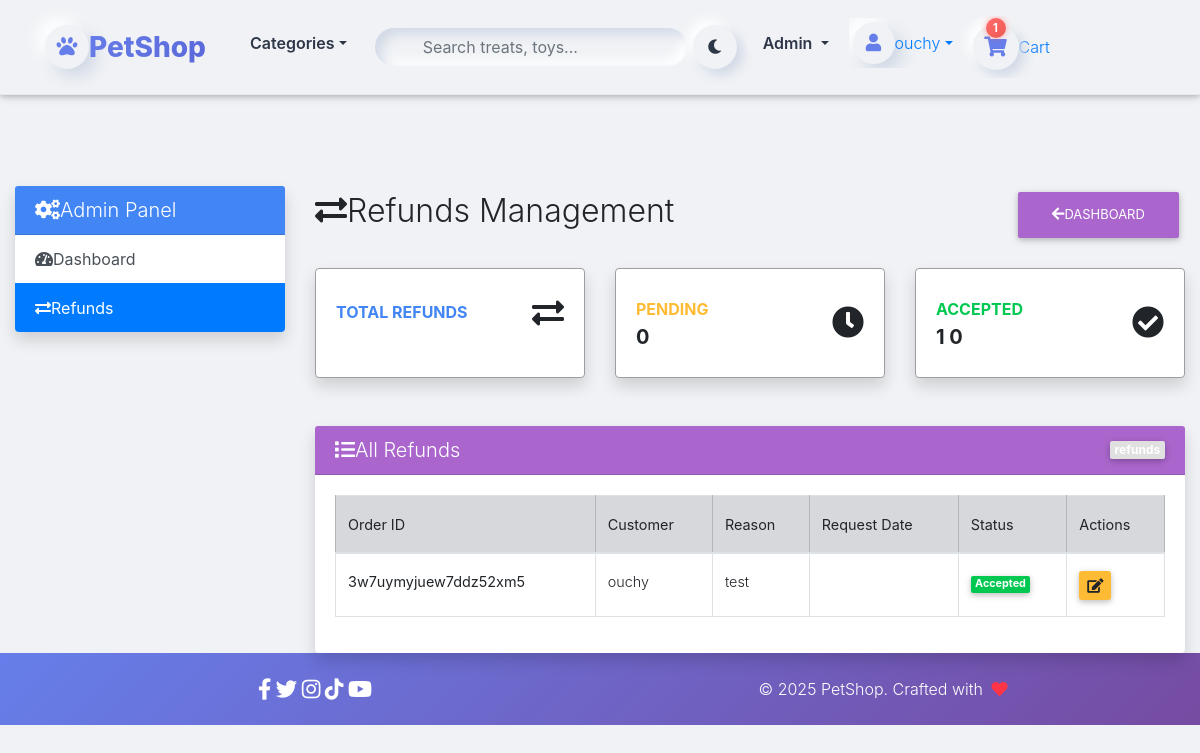
/dashboard/refunds/ (signed in), run on the app's committed database.
### core/models.py (models this page shows, shortened)
class Refund(models.Model):
    order = models.ForeignKey(Order, on_delete=models.CASCADE)
    reason = models.TextField()
    accepted = models.BooleanField(default=False)

class Order(models.Model):
    user = models.ForeignKey(settings.AUTH_USER_MODEL,
                             on_delete=models.CASCADE)
    ref_code = models.CharField(max_length=20, blank=True, null=True)
    items = models.ManyToManyField(OrderItem)
    start_date = models.DateTimeField(auto_now_add=True)
    ordered_date = models.DateTimeField()
    ordered = models.BooleanField(default=False)
    shipping_address = models.ForeignKey(
        'Address', related_name='shipping_address', on_delete=models.SET_NULL, blank=True, null=True)
    billing_address = models.ForeignKey(
        'Address', related_name='billing_address', on_delete=models.SET_NULL, blank=True, null=True)
    payment = models.ForeignKey(
        'Payment', on_delete=models.SET_NULL, blank=True, null=True)
    coupon = models.ForeignKey(
        'Coupon', on_delete=models.SET_NULL, blank=True, null=True)
    being_delivered = models.BooleanField(default=False)
    received = models.BooleanField(default=False)
    refund_requested = models.BooleanField(default=False)
    refund_granted = models.BooleanField(default=False)
    '''
    1. Item added to cart
    2. Adding a billing address
    (Failed checkout)
    3. Payment
    (Preprocessing, processing, packaging etc.)
    4. Being delivered
    5. Received
    6. Refunds
    '''

### core/views.py (the view)
# urls.py: path('dashboard/refunds/', AdminRefundListView.as_view(), name='admin-refund-list'),
@method_decorator(staff_member_required, name='dispatch')
class AdminRefundListView(ListView):
    model = Refund
    template_name = 'admin_refund_list.html'
    context_object_name = 'refunds'
    paginate_by = 20
    ordering = ['-id']

### core/templatetags/cart_template_tags.py (called while the page is built)
@register.filter
def cart_item_count(user):
    if user.is_authenticated:
        qs = Order.objects.filter(user=user, ordered=False)
        if qs.exists():
            return qs[0].items.count()
    return 0

### templates/admin_refund_list.html (shortened to what this page needs)
{% extends "base.html" %}
{% block content %}
<div class="container-fluid mt-4">
    <div class="row">
        <div class="col-md-3 mb-4">
            <div class="card shadow">
                <div class="card-header bg-primary text-white">
                    <h5 class="mb-0"><i class="fas fa-cogs me-2"></i>Admin Panel</h5>
                </div>
                <div class="list-group list-group-flush">
                    <a href="{% url 'core:admin-dashboard' %}" class="list-group-item list-group-item-action">
                        <i class="fas fa-tachometer-alt me-2"></i>Dashboard
                    </a>
                    <a href="{% url 'core:admin-refund-list' %}" class="list-group-item list-group-item-action active">
                        <i class="fas fa-exchange-alt me-2"></i>Refunds
                    </a>
                </div>
            </div>
        </div>
        <div class="col-md-9">
            <div class="d-flex justify-content-between align-items-center mb-4">
                <h2><i class="fas fa-exchange-alt me-2"></i>Refunds Management</h2>
                <a href="{% url 'core:admin-dashboard' %}" class="btn btn-secondary">
                    <i class="fas fa-arrow-left me-2"></i>Dashboard
                </a>
            </div>
            <div class="row mb-4">
                <div class="col-xl-4 col-md-6 mb-4">
                    <div class="card border-left-primary shadow h-100 py-2">
                        <div class="card-body">
                            <div class="row no-gutters align-items-center">
                                <div class="col mr-2">
                                    <div class="text-xs font-weight-bold text-primary text-uppercase mb-1">Total Refunds</div>
                                </div>
                                <div class="col-auto">
                                    <i class="fas fa-exchange-alt fa-2x text-gray-300"></i>
                                </div>
                            </div>
                        </div>
                    </div>
                </div>
                <div class="col-xl-4 col-md-6 mb-4">
                    <div class="card border-left-warning shadow h-100 py-2">
                        <div class="card-body">
                            <div class="row no-gutters align-items-center">
                                <div class="col mr-2">
                                    <div class="text-xs font-weight-bold text-warning text-uppercase mb-1">Pending</div>
                                    <div class="h5 mb-0 font-weight-bold text-gray-800">
                                        {% with pending_count=0 %}
                                            {{ pending_count }}
                                        {% endwith %}
                                    </div>
                                </div>
                                <div class="col-auto">
                                    <i class="fas fa-clock fa-2x text-gray-300"></i>
                                </div>
                            </div>
                        </div>
                    </div>
                </div>
                <div class="col-xl-4 col-md-6 mb-4">
                    <div class="card border-left-success shadow h-100 py-2">
                        <div class="card-body">
                            <div class="row no-gutters align-items-center">
                                <div class="col mr-2">
                                    <div class="text-xs font-weight-bold text-success text-uppercase mb-1">Accepted</div>
                                    <div class="h5 mb-0 font-weight-bold text-gray-800">
                                        {% with accepted_count=0 %}
                                            {% for refund in refunds %}
                                                {% if refund.accepted %}
                                                    {{ accepted_count|add:1 }}
                                                {% endif %}
                                            {% endfor %}
                                            {{ accepted_count }}
                                        {% endwith %}
                                    </div>
                                </div>
                                <div class="col-auto">
                                    <i class="fas fa-check-circle fa-2x text-gray-300"></i>
                                </div>
                            </div>
                        </div>
                    </div>
                </div>
            </div>
            <div class="card shadow">
                <div class="card-header bg-secondary text-white d-flex justify-content-between align-items-center">
                    <h5 class="mb-0"><i class="fas fa-list me-2"></i>All Refunds</h5>
                    <span class="badge bg-light text-dark">{{ refunds.paginator.count }} refunds</span>
                </div>
                <div class="card-body">
                    {% if refunds %}
                    <div class="table-responsive">
                        <table class="table table-bordered table-hover">
                            <thead class="table-secondary">
                                <tr>
                                    <th>Order ID</th>
                                    <th>Customer</th>
                                    <th>Reason</th>
                                    <th>Request Date</th>
                                    <th>Status</th>
                                    <th>Actions</th>
                                </tr>
                            </thead>
                            <tbody>
                                {% for refund in refunds %}
                                <tr>
                                    <td>
                                        <strong>{{ refund.order.ref_code }}</strong>
                                    </td>
                                    <td>{{ refund.order.user.username }}</td>
                                    <td>{{ refund.reason }}</td>
                                    <td>{{ refund.timestamp|date:"M d, Y H:i" }}</td>
                                    <td>
                                        {% if refund.accepted %}
                                        <span class="badge bg-success">Accepted</span>
                                        {% else %}
                                        <span class="badge bg-warning">Pending</span>
                                        {% endif %}
                                    </td>
                                    <td>
                                        <div class="btn-group btn-group-sm">
                                            <a href="{% url 'core:admin-refund-update' refund.id %}" class="btn btn-warning" title="Update">
                                                <i class="fas fa-edit"></i>
                                            </a>
                                        </div>
                                    </td>
                                </tr>
                                {% endfor %}
                            </tbody>
                        </table>
                    </div>
                    {% else %}
                    <div class="text-center py-5">
                        <i class="fas fa-exchange-alt fa-3x text-muted mb-3"></i>
                        <h5 class="text-muted">No Refunds Found</h5>
                        <p class="text-muted">There are no refund requests in the system yet.</p>
                    </div>
                    {% endif %}
                </div>
            </div>
        </div>
    </div>
</div>
{% endblock %}

### templates/navbar.html (shortened to what this page needs)
{% load cart_template_tags %}
{% load static %}
<nav class="navbar navbar-expand-lg fixed-top neu-navbar" id="mainNavbar">
  <div class="container">
    <a class="navbar-brand d-flex align-items-center fw-bold text-decoration-none" href="{% url 'core:home' %}">
      <div class="logo-neu rounded-circle d-flex align-items-center justify-content-center me-3 shadow-neu">
        <i class="fas fa-paw"></i>
      </div>
      <span class="brand-text">
        <span class="text-primary">Pet</span><span class="text-dark">Shop</span>
      </span>
    </a>
    <div class="collapse navbar-collapse" id="navbarContent">
      <ul class="navbar-nav me-auto mb-2 mb-lg-0">
        <li class="nav-item dropdown dropdown-hover">
          <a class="nav-link dropdown-toggle neu-link d-flex align-items-center px-4 py-2 rounded-pill"
             href="#" role="button" data-bs-toggle="dropdown" data-bs-auto-close="outside">
            Categories
          </a>
        </li>
      </ul>
      <form class="d-flex me-3 position-relative" method="GET" action="{% url 'core:home' %}">
        <div class="search-neu-wrapper">
          <input type="text" class="form-control search-neu-input" name="q"
                 placeholder="Search treats, toys..." value="{{ request.GET.q }}">
        </div>
      </form>
      <ul class="navbar-nav align-items-center">
        <li class="nav-item me-3">
          <button id="themeToggle" class="btn shadow-neu rounded-circle p-2 d-flex align-items-center justify-content-center">
            <i class="fas fa-moon"></i>
          </button>
        </li>
        {% if request.user.is_staff %}
        <li class="nav-item dropdown dropdown-hover me-2">
          <a class="nav-link dropdown-toggle neu-link px-3 py-2 rounded-pill text-warning"
             href="#" role="button" data-bs-toggle="dropdown" data-bs-auto-close="outside">
            Admin
          </a>
        </li>
        {% endif %}
        {% if request.user.is_authenticated %}
        <li class="nav-item dropdown dropdown-hover me-3">
          <a class="nav-link dropdown-toggle d-flex align-items-center p-1" href="#" role="button" data-bs-toggle="dropdown" data-bs-auto-close="outside">
            <div class="user-avatar-neu rounded-circle shadow-neu d-flex align-items-center justify-content-center">
              <i class="fas fa-user"></i>
            </div>
            <span class="d-none d-lg-inline fw-medium ms-2">{{ user.username }}</span>
          </a>
        </li>
<li class="nav-item">
  <a href="{% url 'core:order-summary' %}"
     class="nav-link position-relative d-flex align-items-center px-3 py-2 neu-cart-link rounded-pill">
    <div class="cart-icon-neu position-relative d-flex align-items-center justify-content-center">
      <i class="fas fa-shopping-cart"></i>
      {% with cart_count=request.user|cart_item_count %}
        {% if cart_count > 0 %}
        <span class="cart-badge-neu">{{ cart_count }}</span>
        {% endif %}
      {% endwith %}
    </div>
    <span class="d-none d-lg-inline fw-semibold ms-2">Cart</span>
  </a>
</li>
        {% else %}
        <li class="nav-item me-2"><a class="nav-link neu-link px-4 py-2 rounded-pill" href="{% url 'account_login' %}">Login</a></li>
        <li class="nav-item"><a class="btn neu-btn-primary rounded-pill px-4 py-2 shadow-neu" href="{% url 'account_signup' %}">Sign Up</a></li>
        {% endif %}
      </ul>
    </div>
  </div>
</nav>
<div style="height: 90px;"></div>

### templates/base.html (style rules this page uses)
html, body, header, .carousel { height: 60vh; }

### templates/navbar.html (style rules this page uses)
:root { --bg: #f0f2f5; --card: #ffffff; --text: #2d3748; --text-muted: #718096; --primary: #667eea; --primary-dark: #5a67d8; --shadow-light: #ffffff; --shadow-dark: #d1d9e6; --border: #e2e8f0; }
* { transition: background .4s, color .4s, border .4s, box-shadow .4s; }
body, html { background: var(--bg); color: var(--text); font-family: 'Inter', sans-serif; }
.neu-navbar { background: var(--bg); backdrop-filter: blur(12px); border-bottom: 1px solid var(--border); padding: 1rem 0; z-index: 1050; }
.shadow-neu { background: var(--bg); box-shadow: 8px 8px 16px var(--shadow-dark), -8px -8px 16px var(--shadow-light); }
.logo-neu { width: 44px; height: 44px; font-size: 1.3rem; color: var(--primary); }
.brand-text { font-size: 1.75rem; font-weight: 800; background: linear-gradient(135deg, var(--primary), var(--primary-dark)); -webkit-background-clip: text; -webkit-text-fill-color: transparent; }
.neu-link { background: var(--bg); color: var(--text) !important; font-weight: 600; border-radius: 50px; margin: 0 4px; padding: .5rem 1rem; }
.dropdown-hover { position: relative; padding-bottom: 8px; }
.search-neu-wrapper { position: relative; min-width: 300px; }
.search-neu-input { background: var(--bg); border: none; border-radius: 50px; padding: .75rem 1rem .75rem 3rem; color: var(--text); box-shadow: inset 6px 6px 12px var(--shadow-dark), inset -6px -6px 12px var(--shadow-light); }
.user-avatar-neu, .cart-icon-neu { width: 42px; height: 42px; background: var(--bg); color: var(--primary); font-size: 1.1rem; border-radius: 50%; }
.cart-badge-neu { font-size: .65rem; font-weight:700; min-width:20px; height:20px; background: linear-gradient(135deg,#ff6b6b,#ee5a52); }
#themeToggle { width: 44px; height: 44px; background: var(--bg); color: var(--text); border: none; border-radius: 50%; box-shadow: 6px 6px 12px var(--shadow-dark), -6px -6px 12px var(--shadow-light); }
.cart-icon-neu { width: 46px; height: 46px; background: var(--bg); border-radius: 50%; font-size: 1.25rem; color: var(--primary); box-shadow: 6px 6px 12px var(--shadow-dark), -6px -6px 12px var(--shadow-light); position: relative; transition: all 0.3s ease; }
.cart-badge-neu { position: absolute; top: -6px; left: 50%; transform: translateX(-50%); font-size: 0.7rem; font-weight: 700; min-width: 20px; height: 20px; display: flex; align-items: center; justify-content: center; border-radius: 50%; color: #fff; background: linear-gradient(135deg, #ff6b6b, #ee5a52); box-shadow: 0 0 6px rgba(255, 107, 107, 0.6); animation: cartPulse 1.5s infinite ease-in-out; }

### data on the page
Refund: accepted_count "1", order.ref_code "3w7uymyjuew7ddz52xm5", order.user.username "ouchy", reason "test", accepted "Accepted"

### other printed values
{{ user.username }} "ouchy"
{{ cart_count }} "1"
{{ pending_count }} "0"
{{ accepted_count }} "0"
